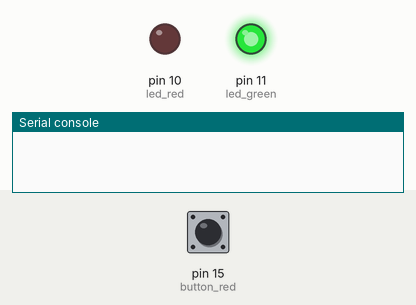
Bench run of a program on a simulated MicroPython board. Shown: output pins drawn as LEDs (lit = HIGH), the last lines printed to the serial console. Inputs (shaded band) come from the test bench; at power-on: pin 15 (button_red) LOW.

Above: at 1.2 s.
1.3 s: pin 15 (button_red) pulled HIGH for 0.15 s
At 2.1 s:
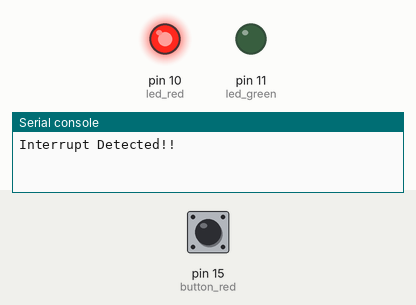
4.4 s: pin 15 (button_red) pulled HIGH for 1 s
8.4 s: pin 15 (button_red) pulled HIGH for 3.2 s
At 18.1 s:
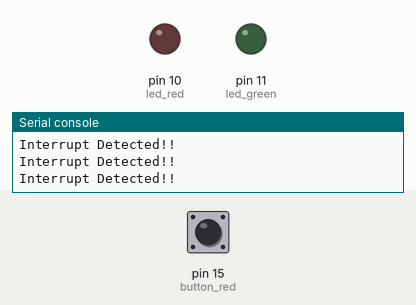
Timing chart, 0 to 19.1 s (numbered marks = the images above; inputs shaded):
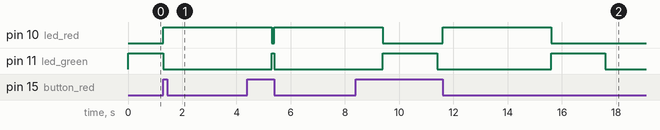

Measured:
- after the input at 1.3 s, pin 10 (led_red): LOW → HIGH at once
- after the input at 8.4 s, pin 11 (led_green): LOW → HIGH after 7.2 s, → LOW 2.0 s later

The program:

led_buttons.py
```python
"""
source: https://www.youtube.com/watch?v=Zy64kZEM_bg&list=PLWNDWPAClRVoo0Z-QtCkXuM15jdb2Q54N
at time stamp 31:50
"""

import machine
import utime


led_red = machine.Pin(10, machine.Pin.OUT)
led_green = machine.Pin(11, machine.Pin.OUT)

led_red.value(0)
led_green.value(0)

button_red = machine.Pin(15, machine.Pin.IN, machine.Pin.PULL_DOWN)


def int_handler(pin):
    button_red.irq(handler=None)
    print('Interrupt Detected!!')
    led_red.value(1)
    led_green.value(0)
    utime.sleep(4)
    led_red.value(0)
    button_red.irq(handler=int_handler)


button_red.irq(trigger=machine.Pin.IRQ_RISING, handler=int_handler)


while True:
    led_green.toggle()
    utime.sleep(2)
```
